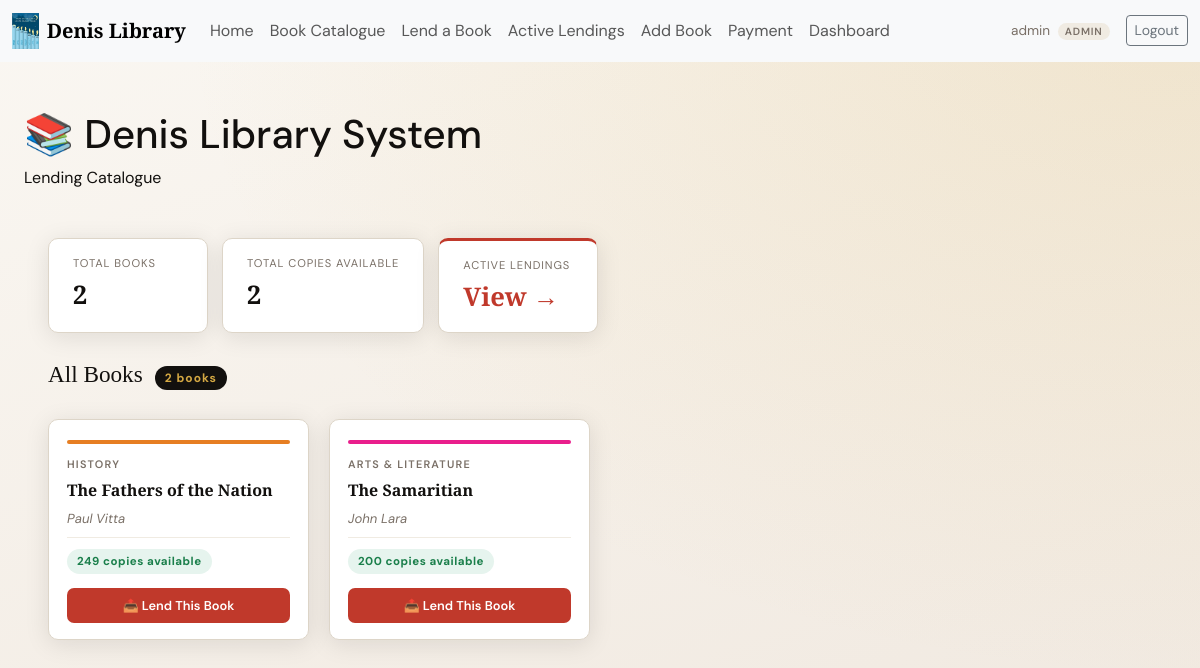
Page /lending/ (signed in) on the earlier database version.
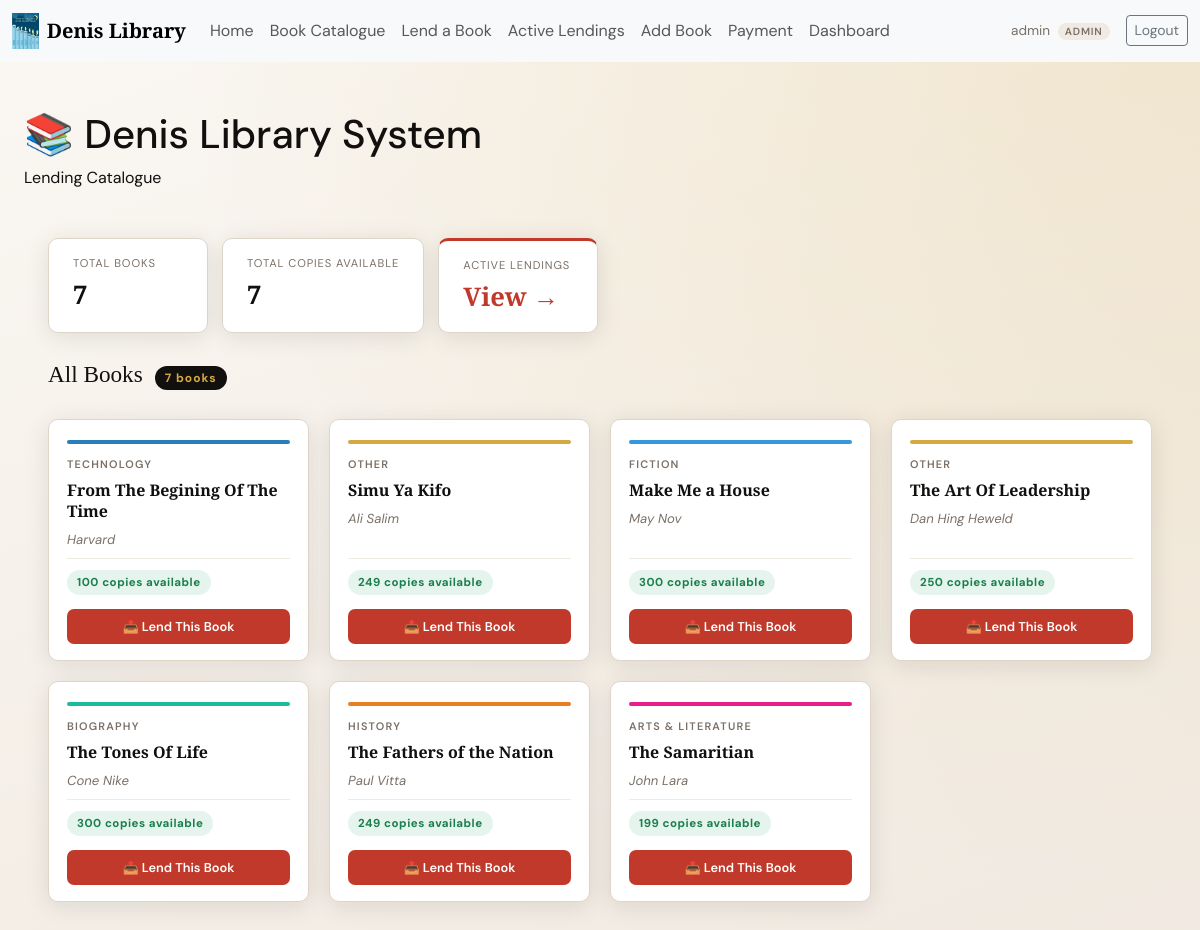
Same page on the later database version.
### borrowed_books/models.py (models this page shows, shortened)
class Book(models.Model):
    GENRE_CHOICES = [
        ('fiction', 'Fiction'),
        ('non_fiction', 'Non-Fiction'),
        ('science', 'Science'),
        ('history', 'History'),
        ('biography', 'Biography'),
        ('technology', 'Technology'),
        ('arts', 'Arts & Literature'),
        ('other', 'Other'),
    ]
    title = models.CharField(max_length=255)
    author = models.CharField(max_length=255)
    isbn = models.CharField(max_length=20, unique=True)
    genre = models.CharField(max_length=50, choices=GENRE_CHOICES, default='other')
    published_year = models.PositiveIntegerField()
    copies_available = models.PositiveIntegerField(default=1)
    description = models.TextField(blank=True)
    date_added = models.DateTimeField(auto_now_add=True)
    class Meta:
        ordering = ['-date_added']

### returned_books/views.py (the view)
    @login_required
    def wrapper(request, *args, **kwargs):
        if not (request.user.is_librarian() or request.user.is_admin()):
            messages.error(request, 'Access denied. Librarians and admins only.')
            return redirect('dashboard_redirect')
        return view_func(request, *args, **kwargs)

### accounts/models.py (called while the page is built)
    def is_admin(self):
        return self.role == 'admin'

    def is_librarian(self):
        return self.role == 'librarian'

### returned_books/views.py (called while the page is built)
def _librarian_or_admin_required(view_func):
    @login_required
    def wrapper(request, *args, **kwargs):
        if not (request.user.is_librarian() or request.user.is_admin()):
            messages.error(request, 'Access denied. Librarians and admins only.')
            return redirect('dashboard_redirect')
        return view_func(request, *args, **kwargs)
    wrapper.__name__ = view_func.__name__
    return wrapper

@_librarian_or_admin_required
def LendingCatalogue(request):
    books = Book.objects.all()
    return render(request, 'LendingCatalogue.html', {'books': books})

### returned_books/templates/LendingCatalogue.html (shortened to what this page needs)
{% extends 'base.html' %}
{% block content %}
<header>
  <h1>📚 Denis Library System</h1>
  <span>Lending Catalogue</span>
</header>
<main>
  <div class="summary-strip">
    <div class="summary-card">
      <span class="s-label">Total Books</span>
      <span class="s-value">{{ books.count }}</span>
    </div>
    <div class="summary-card">
      <span class="s-label">Total Copies Available</span>
      <span class="s-value">{{ books|length }}</span>
    </div>
    <div class="summary-card" style="border-top:3px solid var(--rust);">
      <span class="s-label">Active Lendings</span>
      <span class="s-value" style="color:var(--rust);">
        <a href="{% url 'ActiveLendings' %}" style="color:inherit;text-decoration:none;">View →</a>
      </span>
    </div>
  </div>
  <div class="section-header">
    <h2>All Books</h2>
    <span class="count">{{ books.count }} book{{ books.count|pluralize }}</span>
  </div>
  {% if books %}
    <div class="book-grid">
      {% for book in books %}
        <div class="book-card">
          <div class="card-spine genre-{{ book.genre }}"></div>
          <div class="card-genre">{{ book.get_genre_display }}</div>
          <div class="card-title">{{ book.title }}</div>
          <div class="card-author">{{ book.author }}</div>
          <div class="card-meta" style="flex-direction:column; align-items:flex-start; gap:6px;">
            <div>
              {% if book.copies_available == 0 %}
                <span class="copies-badge out">Out of Stock</span>
              {% elif book.copies_available <= 2 %}
                <span class="copies-badge low">{{ book.copies_available }} cop{{ book.copies_available|pluralize:"y,ies" }} left</span>
              {% else %}
                <span class="copies-badge ok">{{ book.copies_available }} cop{{ book.copies_available|pluralize:"y,ies" }} available</span>
              {% endif %}
            </div>
          </div>
          {% if book.copies_available > 0 %}
            <a href="{% url 'LendBook' book.pk %}" class="btn-lend">📤 Lend This Book</a>
          {% else %}
            <span class="btn-lend disabled">📤 Unavailable</span>
          {% endif %}
        </div>
      {% endfor %}
    </div>
  {% else %}
    <div class="empty-state">
      <p>No books in the catalogue yet. <a href="{% url 'Addbook' %}">Add one</a>.</p>
    </div>
  {% endif %}
</main>
{% endblock %}

Differences in the rows shown:
added Book: genre "TECHNOLOGY", title "From The Begining Of The Time", author "Harvard", copies_available "100", shows "📤 Lend This Book"
added Book: genre "OTHER", title "Simu Ya Kifo", author "Ali Salim", copies_available "249", shows "📤 Lend This Book"
added Book: genre "FICTION", title "Make Me a House", author "May Nov", copies_available "300", shows "📤 Lend This Book"
added Book: genre "OTHER", title "The Art Of Leadership", author "Dan Hing Heweld", copies_available "250", shows "📤 Lend This Book"
added Book: genre "BIOGRAPHY", title "The Tones Of Life", author "Cone Nike", copies_available "300", shows "📤 Lend This Book"
changed Book "The Samaritian": copies_available "200" → "199"
Other differences:
{{ books.count }}: "2" → "7"
{{ books|length }}: "2" → "7"
